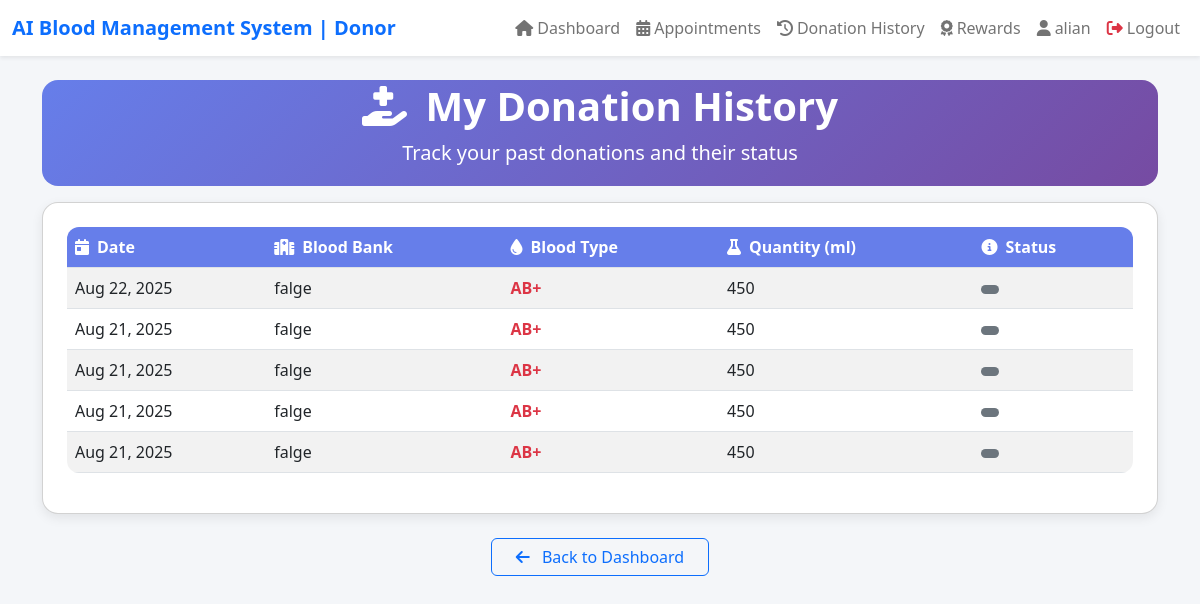
Page /donor/donation_history.php (signed in) on the committed database.
### tables this page shows
CREATE TABLE `donors` (
  `id` int(11) NOT NULL,
  `user_id` int(11) NOT NULL,
  `first_name` varchar(50) NOT NULL,
  `last_name` varchar(50) NOT NULL,
  `dob` date NOT NULL,
  `gender` enum('male','female','other') NOT NULL,
  `blood_type` enum('A+','A-','B+','B-','AB+','AB-','O+','O-') NOT NULL,
  `phone` varchar(20) NOT NULL,
  `address` text NOT NULL,
  `city` varchar(50) NOT NULL,
  `state` varchar(50) NOT NULL,
  `postal_code` varchar(20) NOT NULL,
  `health_conditions` text DEFAULT NULL,
  `last_donation_date` date DEFAULT NULL,
  `donation_count` int(11) DEFAULT 0
);

CREATE TABLE `blood_donations` (
  `id` int(11) NOT NULL,
  `donor_id` int(11) NOT NULL,
  `blood_bank_id` int(11) NOT NULL,
  `donation_date` timestamp NOT NULL DEFAULT current_timestamp(),
  `blood_type` enum('A+','A-','B+','B-','AB+','AB-','O+','O-') NOT NULL,
  `quantity_ml` int(11) NOT NULL DEFAULT 450,
  `status` enum('collected','tested','processed','available','discarded') DEFAULT 'collected',
  `health_notes` text DEFAULT NULL,
  `donor_email` varchar(100) DEFAULT NULL,
  `donor_phone` varchar(20) DEFAULT NULL
);

CREATE TABLE `blood_banks` (
  `id` int(11) NOT NULL,
  `user_id` int(11) NOT NULL,
  `name` varchar(100) NOT NULL,
  `license_number` varchar(50) NOT NULL,
  `address` text NOT NULL,
  `city` varchar(50) NOT NULL,
  `state` varchar(50) NOT NULL,
  `postal_code` varchar(20) NOT NULL,
  `phone` varchar(20) NOT NULL,
  `email` varchar(100) NOT NULL,
  `established_date` date NOT NULL,
  `contact_phone` varchar(20) DEFAULT NULL,
  `rating` decimal(2,1) DEFAULT 4.0,
  `contact_email` varchar(100) DEFAULT NULL
);

### donor/donation_history.php (the view, shortened to what this page needs)
<?php
require_once '../includes/functions.php';
$user_id = $_SESSION['user_id'];
$donor = $conn->query("SELECT * FROM donors WHERE user_id = $user_id")->fetch_assoc();
if ($donor) {
	$donor_id = $donor['id'];
	$donations = $conn->query("SELECT d.*, b.name as blood_bank
		FROM blood_donations d
		JOIN blood_banks b ON d.blood_bank_id = b.id
		WHERE d.donor_id = $donor_id
		ORDER BY d.donation_date DESC");
} else {
	$donor_id = 0;
	$donations = false;
}
?>
<!DOCTYPE html>
<html lang="en">
<head>
	<link href="https://cdn.jsdelivr.net/npm/bootstrap@5.2.3/dist/css/bootstrap.min.css" rel="stylesheet">
	<link href="https://cdnjs.cloudflare.com/ajax/libs/font-awesome/6.4.0/css/all.min.css" rel="stylesheet">
</head>
<body>
<nav class="navbar navbar-expand-lg navbar-light bg-white shadow-sm sticky-top">
    <div class="container-fluid">
        <a class="navbar-brand fw-bold text-primary" href="#">AI Blood Management System | Donor</a>
        <div class="collapse navbar-collapse" id="navbarNav">
            <ul class="navbar-nav ms-auto align-items-center">
                <li class="nav-item"><a class="nav-link" href="index.php"><i class="fas fa-home me-1"></i>Dashboard</a></li>
                <li class="nav-item"><a class="nav-link" href="appointments.php"><i class="fas fa-calendar-alt me-1"></i>Appointments</a></li>
                <li class="nav-item"><a class="nav-link" href="donation_history.php"><i class="fas fa-history me-1"></i>Donation History</a></li>
                <li class="nav-item"><a class="nav-link" href="rewards.php"><i class="fas fa-award me-1"></i>Rewards</a></li>
                <li class="nav-item"><a class="nav-link" href="profile.php"><i class="fas fa-user me-1"></i><?php echo htmlspecialchars($donor['first_name'] ?? $_SESSION['username']); ?></a></li>
                <li class="nav-item"><a class="nav-link" href="../logout.php"><i class="fas fa-sign-out-alt me-1 text-danger"></i>Logout</a></li>
            </ul>
        </div>
    </div>
</nav>
<div class="container py-4">
	<div class="hero-header">
		<h1 class="fw-bold"><i class="fas fa-hand-holding-medical me-2"></i> My Donation History</h1>
		<p class="lead">Track your past donations and their status</p>
	</div>
	<div class="card p-4">
		<div class="table-responsive">
			<table class="table table-striped align-middle">
				<thead>
					<tr>
						<th><i class="fas fa-calendar-day me-2"></i>Date</th>
						<th><i class="fas fa-hospital me-2"></i>Blood Bank</th>
						<th><i class="fas fa-tint me-2"></i>Blood Type</th>
						<th><i class="fas fa-flask me-2"></i>Quantity (ml)</th>
						<th><i class="fas fa-info-circle me-2"></i>Status</th>
					</tr>
				</thead>
				<tbody>
				<?php if ($donations && $donations->num_rows > 0):
					while($row = $donations->fetch_assoc()): ?>
					<tr>
						<td><?php echo date('M d, Y', strtotime($row['donation_date'])); ?></td>
						<td><?php echo htmlspecialchars($row['blood_bank']); ?></td>
						<td><span class="fw-bold text-danger"><?php echo htmlspecialchars($row['blood_type']); ?></span></td>
						<td>
							<?php if ($row['status'] === 'pending'): ?>
								<form method="post" action="update_donation.php" class="d-flex align-items-center gap-2">
									<input type="hidden" name="donation_id" value="<?php echo $row['id']; ?>">
									<input type="number" name="quantity_ml" min="0" placeholder="ml" class="form-control form-control-sm w-50" required>
									<button type="submit" class="btn btn-sm btn-success">
										<i class="fas fa-check"></i> Complete
									</button>
								</form>
							<?php else: ?>
								<?php echo $row['quantity_ml']; ?>
							<?php endif; ?>
						</td>
						<td>
							<span class="badge bg-<?php
								echo $row['status'] === 'completed' ? 'success' :
									($row['status'] === 'pending' ? 'warning text-dark' : 'secondary'); ?>">
							</span>
						</td>
					</tr>
				<?php endwhile; endif; ?>
				</tbody>
			</table>
		</div>
	</div>
	<div class="text-center mt-4">
		<a href="index.php" class="btn btn-outline-primary px-4">
			<i class="fas fa-arrow-left me-2"></i> Back to Dashboard
		</a>
	</div>
</div>
</body>
</html>

### donor/donation_history.php (style rules this page uses)
body { background: #f4f6f9; }
.card { border-radius: 1rem; box-shadow: 0 4px 12px rgba(0,0,0,0.08); }
.table { border-radius: 0.75rem; overflow: hidden; }
.table thead { background: #667eea; color: white; }
.badge { font-size: 0.85rem; }
.hero-header { background: linear-gradient(135deg, #667eea 0%, #764ba2 100%); color: white; padding: 2px; border-radius: 1rem; margin-bottom: 1rem; text-align: center; }

### rows in the picture
donors: first_name "alian"
blood_donations: donation_date "Aug 22, 2025", blood_bank.name "falge", blood_type "AB+", quantity_ml "450"
blood_donations: donation_date "Aug 21, 2025", blood_bank.name "falge", blood_type "AB+", quantity_ml "450"
blood_donations: donation_date "Aug 21, 2025", blood_bank.name "falge", blood_type "AB+", quantity_ml "450"
blood_donations: donation_date "Aug 21, 2025", blood_bank.name "falge", blood_type "AB+", quantity_ml "450"
blood_donations: donation_date "Aug 21, 2025", blood_bank.name "falge", blood_type "AB+", quantity_ml "450"
